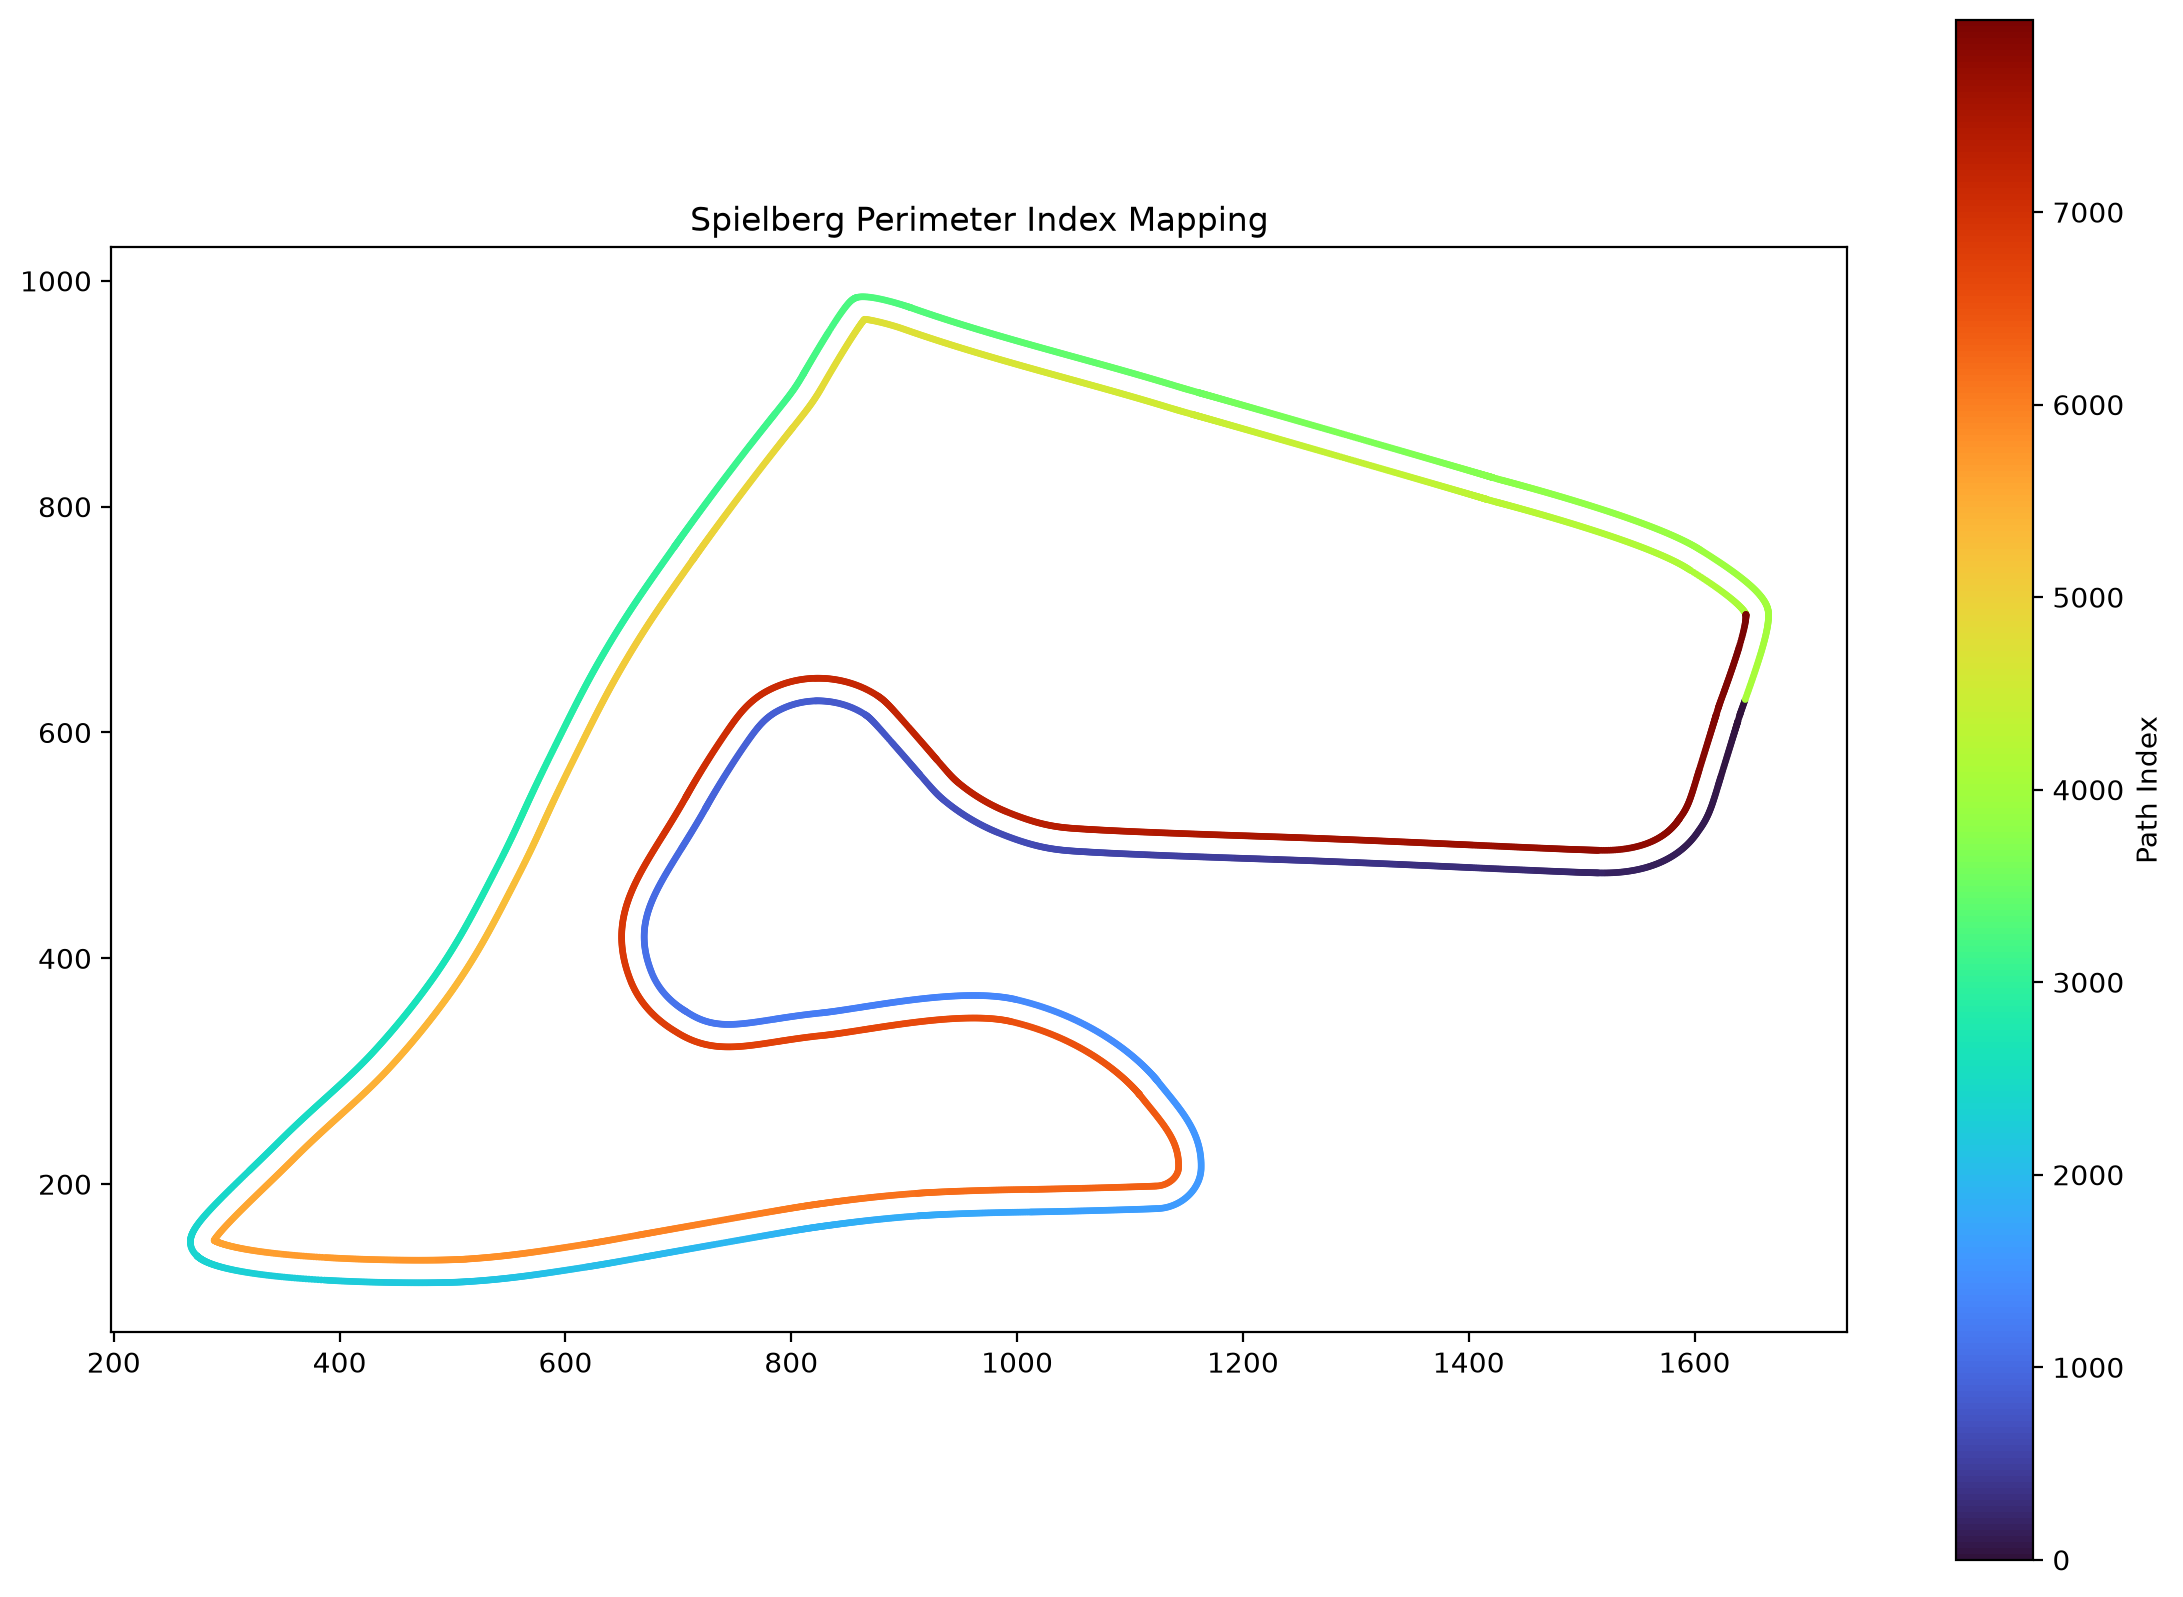

Python code for this plot:
from pathlib import Path
from svgpathtools import svg2paths

import numpy as np
import matplotlib.pyplot as plt

SVG_FILE = Path(
r"E:\Project_Shiftwright\external\racing-track-maps-vector\from-iracing\Road\spielberg\403-spielberg-gp\active.svg"
)

paths,_ = svg2paths(
    str(SVG_FILE)
)

path = paths[0]

N = 8000

pts = []

for i in range(N):

    p = path.point(
        i/(N-1)
    )

    pts.append([
        p.real,
        p.imag
    ])

pts = np.array(
    pts
)

plt.figure(
    figsize=(14,10)
)

scatter = plt.scatter(
    pts[:,0],
    pts[:,1],
    c=np.arange(N),
    s=2,
    cmap="turbo"
)

plt.colorbar(
    scatter,
    label="Path Index"
)

plt.gca().set_aspect(
    "equal"
)

plt.title(
    "Spielberg Perimeter Index Mapping"
)

plt.savefig(
    "experiments/spielberg_index_map.png",
    dpi=200,
    bbox_inches="tight"
)

print(
    "Saved: experiments/spielberg_index_map.png"
)
